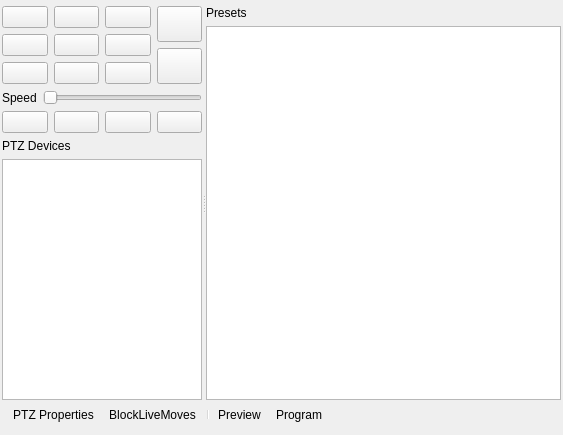
<?xml version="1.0" encoding="UTF-8"?>
<ui version="4.0">
 <class>PTZControls</class>
 <widget class="QDockWidget" name="PTZControls">
  <property name="geometry">
   <rect>
    <x>0</x>
    <y>0</y>
    <width>563</width>
    <height>435</height>
   </rect>
  </property>
  <property name="contextMenuPolicy">
   <enum>Qt::CustomContextMenu</enum>
  </property>
  <property name="floating">
   <bool>false</bool>
  </property>
  <property name="windowTitle">
   <string>PTZ Controls</string>
  </property>
  <widget class="QWidget" name="dockWidgetContents">
   <property name="contextMenuPolicy">
    <enum>Qt::CustomContextMenu</enum>
   </property>
   <layout class="QVBoxLayout" name="verticalLayout">
    <property name="spacing">
     <number>0</number>
    </property>
    <property name="leftMargin">
     <number>2</number>
    </property>
    <property name="topMargin">
     <number>6</number>
    </property>
    <property name="rightMargin">
     <number>2</number>
    </property>
    <property name="bottomMargin">
     <number>6</number>
    </property>
    <item>
     <widget class="QSplitter" name="splitter">
      <property name="orientation">
       <enum>Qt::Horizontal</enum>
      </property>
      <property name="childrenCollapsible">
       <bool>false</bool>
      </property>
      <widget class="QWidget" name="splitterWidgetLeft" native="true">
       <property name="maximumSize">
        <size>
         <width>200</width>
         <height>16777215</height>
        </size>
       </property>
       <layout class="QVBoxLayout" name="verticalLayout_5">
        <property name="leftMargin">
         <number>0</number>
        </property>
        <property name="topMargin">
         <number>0</number>
        </property>
        <property name="rightMargin">
         <number>0</number>
        </property>
        <property name="bottomMargin">
         <number>0</number>
        </property>
        <item>
         <widget class="QWidget" name="movementControlsWidget" native="true">
          <layout class="QGridLayout" name="gridLayout">
           <property name="leftMargin">
            <number>0</number>
           </property>
           <property name="topMargin">
            <number>0</number>
           </property>
           <property name="rightMargin">
            <number>0</number>
           </property>
           <property name="bottomMargin">
            <number>0</number>
           </property>
           <item row="0" column="0">
            <widget class="QPushButton" name="panTiltButton_upleft">
             <property name="sizePolicy">
              <sizepolicy hsizetype="Minimum" vsizetype="Minimum">
               <horstretch>0</horstretch>
               <verstretch>0</verstretch>
              </sizepolicy>
             </property>
             <property name="minimumSize">
              <size>
               <width>20</width>
               <height>20</height>
              </size>
             </property>
             <property name="toolTip">
              <string>&lt;html&gt;&lt;head/&gt;&lt;body&gt;&lt;p&gt;Move camera up left&lt;br/&gt;&amp;lt;ctrl&amp;gt;+click: fast&lt;br/&gt;&amp;lt;shift&amp;gt;+click: slow&lt;/p&gt;&lt;/body&gt;&lt;/html&gt;</string>
             </property>
             <property name="text">
              <string/>
             </property>
             <property name="icon">
              <iconset resource="ptz-controls.qrc">
               <normaloff>:/icons/icons/pantilt_upleft.svg</normaloff>:/icons/icons/pantilt_upleft.svg</iconset>
             </property>
            </widget>
           </item>
           <item row="0" column="1">
            <widget class="QPushButton" name="panTiltButton_up">
             <property name="sizePolicy">
              <sizepolicy hsizetype="Minimum" vsizetype="Minimum">
               <horstretch>0</horstretch>
               <verstretch>0</verstretch>
              </sizepolicy>
             </property>
             <property name="minimumSize">
              <size>
               <width>20</width>
               <height>20</height>
              </size>
             </property>
             <property name="toolTip">
              <string>&lt;html&gt;&lt;head/&gt;&lt;body&gt;&lt;p&gt;Move camera up&lt;br/&gt;&amp;lt;ctrl&amp;gt;+click: fast&lt;br/&gt;&amp;lt;shift&amp;gt;+click: slow&lt;/p&gt;&lt;/body&gt;&lt;/html&gt;</string>
             </property>
             <property name="text">
              <string/>
             </property>
             <property name="icon">
              <iconset resource="ptz-controls.qrc">
               <normaloff>:/icons/icons/pantilt_up.svg</normaloff>:/icons/icons/pantilt_up.svg</iconset>
             </property>
            </widget>
           </item>
           <item row="2" column="2">
            <widget class="QPushButton" name="panTiltButton_downright">
             <property name="sizePolicy">
              <sizepolicy hsizetype="Minimum" vsizetype="Minimum">
               <horstretch>0</horstretch>
               <verstretch>0</verstretch>
              </sizepolicy>
             </property>
             <property name="minimumSize">
              <size>
               <width>20</width>
               <height>20</height>
              </size>
             </property>
             <property name="toolTip">
              <string>&lt;html&gt;&lt;head/&gt;&lt;body&gt;&lt;p&gt;Move camera down right&lt;br/&gt;&amp;lt;ctrl&amp;gt;+click: fast&lt;br/&gt;&amp;lt;shift&amp;gt;+click: slow&lt;/p&gt;&lt;/body&gt;&lt;/html&gt;</string>
             </property>
             <property name="text">
              <string/>
             </property>
             <property name="icon">
              <iconset resource="ptz-controls.qrc">
               <normaloff>:/icons/icons/pantilt_downright.svg</normaloff>:/icons/icons/pantilt_downright.svg</iconset>
             </property>
            </widget>
           </item>
           <item row="0" column="2">
            <widget class="QPushButton" name="panTiltButton_upright">
             <property name="sizePolicy">
              <sizepolicy hsizetype="Minimum" vsizetype="Minimum">
               <horstretch>0</horstretch>
               <verstretch>0</verstretch>
              </sizepolicy>
             </property>
             <property name="minimumSize">
              <size>
               <width>20</width>
               <height>20</height>
              </size>
             </property>
             <property name="toolTip">
              <string>&lt;html&gt;&lt;head/&gt;&lt;body&gt;&lt;p&gt;Move camera up right&lt;br/&gt;&amp;lt;ctrl&amp;gt;+click: fast&lt;br/&gt;&amp;lt;shift&amp;gt;+click: slow&lt;/p&gt;&lt;/body&gt;&lt;/html&gt;</string>
             </property>
             <property name="text">
              <string/>
             </property>
             <property name="icon">
              <iconset resource="ptz-controls.qrc">
               <normaloff>:/icons/icons/pantilt_upright.svg</normaloff>:/icons/icons/pantilt_upright.svg</iconset>
             </property>
            </widget>
           </item>
           <item row="1" column="1">
            <widget class="QPushButton" name="panTiltButton_home">
             <property name="sizePolicy">
              <sizepolicy hsizetype="Minimum" vsizetype="Minimum">
               <horstretch>0</horstretch>
               <verstretch>0</verstretch>
              </sizepolicy>
             </property>
             <property name="minimumSize">
              <size>
               <width>20</width>
               <height>20</height>
              </size>
             </property>
             <property name="text">
              <string/>
             </property>
             <property name="icon">
              <iconset resource="ptz-controls.qrc">
               <normaloff>:/icons/icons/pantilt_home.svg</normaloff>:/icons/icons/pantilt_home.svg</iconset>
             </property>
            </widget>
           </item>
           <item row="1" column="0">
            <widget class="QPushButton" name="panTiltButton_left">
             <property name="sizePolicy">
              <sizepolicy hsizetype="Minimum" vsizetype="Minimum">
               <horstretch>0</horstretch>
               <verstretch>0</verstretch>
              </sizepolicy>
             </property>
             <property name="minimumSize">
              <size>
               <width>20</width>
               <height>20</height>
              </size>
             </property>
             <property name="toolTip">
              <string>&lt;html&gt;&lt;head/&gt;&lt;body&gt;&lt;p&gt;Move camera left&lt;br/&gt;&amp;lt;ctrl&amp;gt;+click: fast&lt;br/&gt;&amp;lt;shift&amp;gt;+click: slow&lt;/p&gt;&lt;/body&gt;&lt;/html&gt;</string>
             </property>
             <property name="text">
              <string/>
             </property>
             <property name="icon">
              <iconset resource="ptz-controls.qrc">
               <normaloff>:/icons/icons/pantilt_left.svg</normaloff>:/icons/icons/pantilt_left.svg</iconset>
             </property>
            </widget>
           </item>
           <item row="2" column="1">
            <widget class="QPushButton" name="panTiltButton_down">
             <property name="sizePolicy">
              <sizepolicy hsizetype="Minimum" vsizetype="Minimum">
               <horstretch>0</horstretch>
               <verstretch>0</verstretch>
              </sizepolicy>
             </property>
             <property name="minimumSize">
              <size>
               <width>20</width>
               <height>20</height>
              </size>
             </property>
             <property name="toolTip">
              <string>&lt;html&gt;&lt;head/&gt;&lt;body&gt;&lt;p&gt;Move camera down&lt;br/&gt;&amp;lt;ctrl&amp;gt;+click: fast&lt;br/&gt;&amp;lt;shift&amp;gt;+click: slow&lt;/p&gt;&lt;/body&gt;&lt;/html&gt;</string>
             </property>
             <property name="text">
              <string/>
             </property>
             <property name="icon">
              <iconset resource="ptz-controls.qrc">
               <normaloff>:/icons/icons/pantilt_down.svg</normaloff>:/icons/icons/pantilt_down.svg</iconset>
             </property>
            </widget>
           </item>
           <item row="2" column="0">
            <widget class="QPushButton" name="panTiltButton_downleft">
             <property name="sizePolicy">
              <sizepolicy hsizetype="Minimum" vsizetype="Minimum">
               <horstretch>0</horstretch>
               <verstretch>0</verstretch>
              </sizepolicy>
             </property>
             <property name="minimumSize">
              <size>
               <width>20</width>
               <height>20</height>
              </size>
             </property>
             <property name="toolTip">
              <string>&lt;html&gt;&lt;head/&gt;&lt;body&gt;&lt;p&gt;Move camera down left&lt;br/&gt;&amp;lt;ctrl&amp;gt;+click: fast&lt;br/&gt;&amp;lt;shift&amp;gt;+click: slow&lt;/p&gt;&lt;/body&gt;&lt;/html&gt;</string>
             </property>
             <property name="text">
              <string/>
             </property>
             <property name="icon">
              <iconset resource="ptz-controls.qrc">
               <normaloff>:/icons/icons/pantilt_downleft.svg</normaloff>:/icons/icons/pantilt_downleft.svg</iconset>
             </property>
            </widget>
           </item>
           <item row="1" column="2">
            <widget class="QPushButton" name="panTiltButton_right">
             <property name="sizePolicy">
              <sizepolicy hsizetype="Minimum" vsizetype="Minimum">
               <horstretch>0</horstretch>
               <verstretch>0</verstretch>
              </sizepolicy>
             </property>
             <property name="minimumSize">
              <size>
               <width>20</width>
               <height>20</height>
              </size>
             </property>
             <property name="toolTip">
              <string>&lt;html&gt;&lt;head/&gt;&lt;body&gt;&lt;p&gt;Move camera right&lt;br/&gt;&amp;lt;ctrl&amp;gt;+click: fast&lt;br/&gt;&amp;lt;shift&amp;gt;+click: slow&lt;/p&gt;&lt;/body&gt;&lt;/html&gt;</string>
             </property>
             <property name="text">
              <string/>
             </property>
             <property name="icon">
              <iconset resource="ptz-controls.qrc">
               <normaloff>:/icons/icons/pantilt_right.svg</normaloff>:/icons/icons/pantilt_right.svg</iconset>
             </property>
            </widget>
           </item>
           <item row="0" column="3" rowspan="3">
            <layout class="QVBoxLayout" name="zoomControlsVerticalLayout">
             <item>
              <widget class="QPushButton" name="zoomButton_tele">
               <property name="sizePolicy">
                <sizepolicy hsizetype="Minimum" vsizetype="Minimum">
                 <horstretch>0</horstretch>
                 <verstretch>0</verstretch>
                </sizepolicy>
               </property>
               <property name="minimumSize">
                <size>
                 <width>20</width>
                 <height>20</height>
                </size>
               </property>
               <property name="toolTip">
                <string>&lt;html&gt;&lt;head/&gt;&lt;body&gt;&lt;p&gt;Zoom camera in&lt;br/&gt;&amp;lt;ctrl&amp;gt;+click: fast&lt;br/&gt;&amp;lt;shift&amp;gt;+click: slow&lt;/p&gt;&lt;/body&gt;&lt;/html&gt;</string>
               </property>
               <property name="layoutDirection">
                <enum>Qt::LeftToRight</enum>
               </property>
               <property name="icon">
                <iconset resource="ptz-controls.qrc">
                 <normaloff>:/icons/icons/zoom_in.svg</normaloff>:/icons/icons/zoom_in.svg</iconset>
               </property>
              </widget>
             </item>
             <item>
              <widget class="QPushButton" name="zoomButton_wide">
               <property name="sizePolicy">
                <sizepolicy hsizetype="Minimum" vsizetype="Minimum">
                 <horstretch>0</horstretch>
                 <verstretch>0</verstretch>
                </sizepolicy>
               </property>
               <property name="minimumSize">
                <size>
                 <width>20</width>
                 <height>20</height>
                </size>
               </property>
               <property name="toolTip">
                <string>&lt;html&gt;&lt;head/&gt;&lt;body&gt;&lt;p&gt;Zoom camera out&lt;br/&gt;&amp;lt;ctrl&amp;gt;+click: fast&lt;br/&gt;&amp;lt;shift&amp;gt;+click: slow&lt;/p&gt;&lt;/body&gt;&lt;/html&gt;</string>
               </property>
               <property name="icon">
                <iconset resource="ptz-controls.qrc">
                 <normaloff>:/icons/icons/zoom_out.svg</normaloff>:/icons/icons/zoom_out.svg</iconset>
               </property>
              </widget>
             </item>
            </layout>
           </item>
          </layout>
         </widget>
        </item>
        <item>
         <layout class="QHBoxLayout" name="horizontalLayout">
          <item>
           <widget class="QLabel" name="speedSliderLabel">
            <property name="text">
             <string>Speed</string>
            </property>
           </widget>
          </item>
          <item>
           <widget class="QSlider" name="speedSlider">
            <property name="toolTip">
             <string>&lt;html&gt;&lt;head/&gt;&lt;body&gt;&lt;p&gt;Set speed of pan, tilt and zoom commands&lt;/p&gt;&lt;/body&gt;&lt;/html&gt;</string>
            </property>
            <property name="orientation">
             <enum>Qt::Horizontal</enum>
            </property>
           </widget>
          </item>
         </layout>
        </item>
        <item>
         <layout class="QHBoxLayout" name="focusControlsHorizontalLayout">
          <item>
           <widget class="QPushButton" name="focusButton_auto">
            <property name="sizePolicy">
             <sizepolicy hsizetype="Minimum" vsizetype="Minimum">
              <horstretch>0</horstretch>
              <verstretch>0</verstretch>
             </sizepolicy>
            </property>
            <property name="minimumSize">
             <size>
              <width>20</width>
              <height>20</height>
             </size>
            </property>
            <property name="toolTip">
             <string>&lt;html&gt;&lt;head/&gt;&lt;body&gt;&lt;p&gt;Toggle Autofocus On/Off&lt;/p&gt;&lt;/body&gt;&lt;/html&gt;</string>
            </property>
            <property name="icon">
             <iconset resource="ptz-controls.qrc">
              <normaloff>:/icons/icons/focus_auto.svg</normaloff>:/icons/icons/focus_auto.svg</iconset>
            </property>
            <property name="checkable">
             <bool>true</bool>
            </property>
           </widget>
          </item>
          <item>
           <widget class="QPushButton" name="focusButton_near">
            <property name="sizePolicy">
             <sizepolicy hsizetype="Minimum" vsizetype="Minimum">
              <horstretch>0</horstretch>
              <verstretch>0</verstretch>
             </sizepolicy>
            </property>
            <property name="minimumSize">
             <size>
              <width>20</width>
              <height>20</height>
             </size>
            </property>
            <property name="toolTip">
             <string>&lt;html&gt;&lt;head/&gt;&lt;body&gt;&lt;p&gt;Focus near&lt;br/&gt;&amp;lt;ctrl&amp;gt;+click: fast&lt;br/&gt;&amp;lt;shift&amp;gt;+click: slow&lt;/p&gt;&lt;/body&gt;&lt;/html&gt;</string>
            </property>
            <property name="icon">
             <iconset resource="ptz-controls.qrc">
              <normaloff>:/icons/icons/focus_near.svg</normaloff>:/icons/icons/focus_near.svg</iconset>
            </property>
           </widget>
          </item>
          <item>
           <widget class="QPushButton" name="focusButton_far">
            <property name="sizePolicy">
             <sizepolicy hsizetype="Minimum" vsizetype="Minimum">
              <horstretch>0</horstretch>
              <verstretch>0</verstretch>
             </sizepolicy>
            </property>
            <property name="minimumSize">
             <size>
              <width>20</width>
              <height>20</height>
             </size>
            </property>
            <property name="toolTip">
             <string>&lt;html&gt;&lt;head/&gt;&lt;body&gt;&lt;p&gt;Focus far&lt;br/&gt;&amp;lt;ctrl&amp;gt;+click: fast&lt;br/&gt;&amp;lt;shift&amp;gt;+click: slow&lt;/p&gt;&lt;/body&gt;&lt;/html&gt;</string>
            </property>
            <property name="layoutDirection">
             <enum>Qt::LeftToRight</enum>
            </property>
            <property name="icon">
             <iconset resource="ptz-controls.qrc">
              <normaloff>:/icons/icons/focus_far.svg</normaloff>:/icons/icons/focus_far.svg</iconset>
            </property>
           </widget>
          </item>
          <item>
           <widget class="QPushButton" name="focusButton_onetouch">
            <property name="sizePolicy">
             <sizepolicy hsizetype="Minimum" vsizetype="Minimum">
              <horstretch>0</horstretch>
              <verstretch>0</verstretch>
             </sizepolicy>
            </property>
            <property name="minimumSize">
             <size>
              <width>20</width>
              <height>20</height>
             </size>
            </property>
            <property name="toolTip">
             <string>&lt;html&gt;&lt;head/&gt;&lt;body&gt;&lt;p&gt;One-touch Autofocus&lt;/p&gt;&lt;/body&gt;&lt;/html&gt;</string>
            </property>
            <property name="text">
             <string/>
            </property>
            <property name="icon">
             <iconset>
              <normaloff>:/res/images/interact.svg</normaloff>:/res/images/interact.svg</iconset>
            </property>
           </widget>
          </item>
         </layout>
        </item>
        <item>
         <widget class="QLabel" name="cameraListLabel">
          <property name="text">
           <string>PTZ Devices</string>
          </property>
         </widget>
        </item>
        <item>
         <widget class="QListView" name="cameraList">
          <property name="sizePolicy">
           <sizepolicy hsizetype="Minimum" vsizetype="Expanding">
            <horstretch>0</horstretch>
            <verstretch>0</verstretch>
           </sizepolicy>
          </property>
          <property name="minimumSize">
           <size>
            <width>100</width>
            <height>50</height>
           </size>
          </property>
          <property name="contextMenuPolicy">
           <enum>Qt::CustomContextMenu</enum>
          </property>
          <property name="editTriggers">
           <set>QAbstractItemView::EditKeyPressed</set>
          </property>
         </widget>
        </item>
       </layout>
      </widget>
      <widget class="QWidget" name="splitterWidgetRight" native="true">
       <layout class="QVBoxLayout" name="verticalLayout_3">
        <property name="leftMargin">
         <number>0</number>
        </property>
        <property name="topMargin">
         <number>0</number>
        </property>
        <property name="rightMargin">
         <number>0</number>
        </property>
        <property name="bottomMargin">
         <number>0</number>
        </property>
        <item>
         <widget class="QLabel" name="label">
          <property name="text">
           <string>Presets</string>
          </property>
         </widget>
        </item>
        <item>
         <widget class="QListView" name="presetListView">
          <property name="contextMenuPolicy">
           <enum>Qt::CustomContextMenu</enum>
          </property>
          <property name="editTriggers">
           <set>QAbstractItemView::EditKeyPressed</set>
          </property>
         </widget>
        </item>
       </layout>
      </widget>
     </widget>
    </item>
    <item>
     <widget class="QToolBar" name="ptzToolbar">
      <property name="iconSize">
       <size>
        <width>16</width>
        <height>16</height>
       </size>
      </property>
      <addaction name="actionPTZProperties"/>
      <addaction name="actionDisableLiveMoves"/>
      <addaction name="separator"/>
      <addaction name="actionFollowPreview"/>
      <addaction name="actionFollowProgram"/>
     </widget>
    </item>
   </layout>
  </widget>
  <action name="actionPTZProperties">
   <property name="enabled">
    <bool>true</bool>
   </property>
   <property name="icon">
    <iconset>
     <normaloff>:/settings/images/settings/general.svg</normaloff>:/settings/images/settings/general.svg</iconset>
   </property>
   <property name="text">
    <string>PTZ Properties</string>
   </property>
   <property name="toolTip">
    <string>PTZ Camera Properties</string>
   </property>
   <property name="themeID" stdset="0">
    <string notr="true">propertiesIconSmall</string>
   </property>
  </action>
  <action name="actionDisableLiveMoves">
   <property name="checkable">
    <bool>true</bool>
   </property>
   <property name="icon">
    <iconset>
     <normaloff>:/res/images/unlocked.svg</normaloff>
     <normalon>:/res/images/locked.svg</normalon>:/res/images/unlocked.svg</iconset>
   </property>
   <property name="text">
    <string>BlockLiveMoves</string>
   </property>
   <property name="toolTip">
    <string>Block changes to live cameras</string>
   </property>
   <property name="themeID" stdset="0">
    <string notr="true">propertiesIconSmall</string>
   </property>
  </action>
  <actiongroup name="actionGroupFollowMode">
   <property name="ExclusionPolicy">
    <enum>QActionGroup::ExclusionPolicy::ExclusiveOptional</enum>
   </property>
   <action name="actionFollowPreview">
    <property name="checkable">
     <bool>true</bool>
    </property>
    <property name="icon">
     <iconset resource="ptz-controls.qrc">
      <normalon>:/icons/icons/followmode_preview.svg</normalon>
      <normaloff>:/icons/icons/followmode_preview_inactive.svg</normaloff>:/icons/icons/followmode_preview_inactive.svg</iconset>
    </property>
    <property name="text">
     <string>Preview</string>
    </property>
    <property name="toolTip">
     <string>Autoselect Preview Camera</string>
    </property>
    <property name="themeID" stdset="0">
     <string notr="true">propertiesIconSmall</string>
    </property>
   </action>
   <action name="actionFollowProgram">
    <property name="checkable">
     <bool>true</bool>
    </property>
    <property name="icon">
     <iconset resource="ptz-controls.qrc">
      <normalon>:/icons/icons/followmode_live.svg</normalon>
      <normaloff>:/icons/icons/followmode_live_inactive.svg</normaloff>:/icons/icons/followmode_live_inactive.svg</iconset>
    </property>
    <property name="text">
     <string>Program</string>
    </property>
    <property name="toolTip">
     <string>Autoselect Program Camera</string>
    </property>
    <property name="themeID" stdset="0">
     <string notr="true">propertiesIconSmall</string>
    </property>
   </action>
  </actiongroup>
 </widget>
 <resources>
  <include location="ptz-controls.qrc"/>
 </resources>
 <connections/>
</ui>
